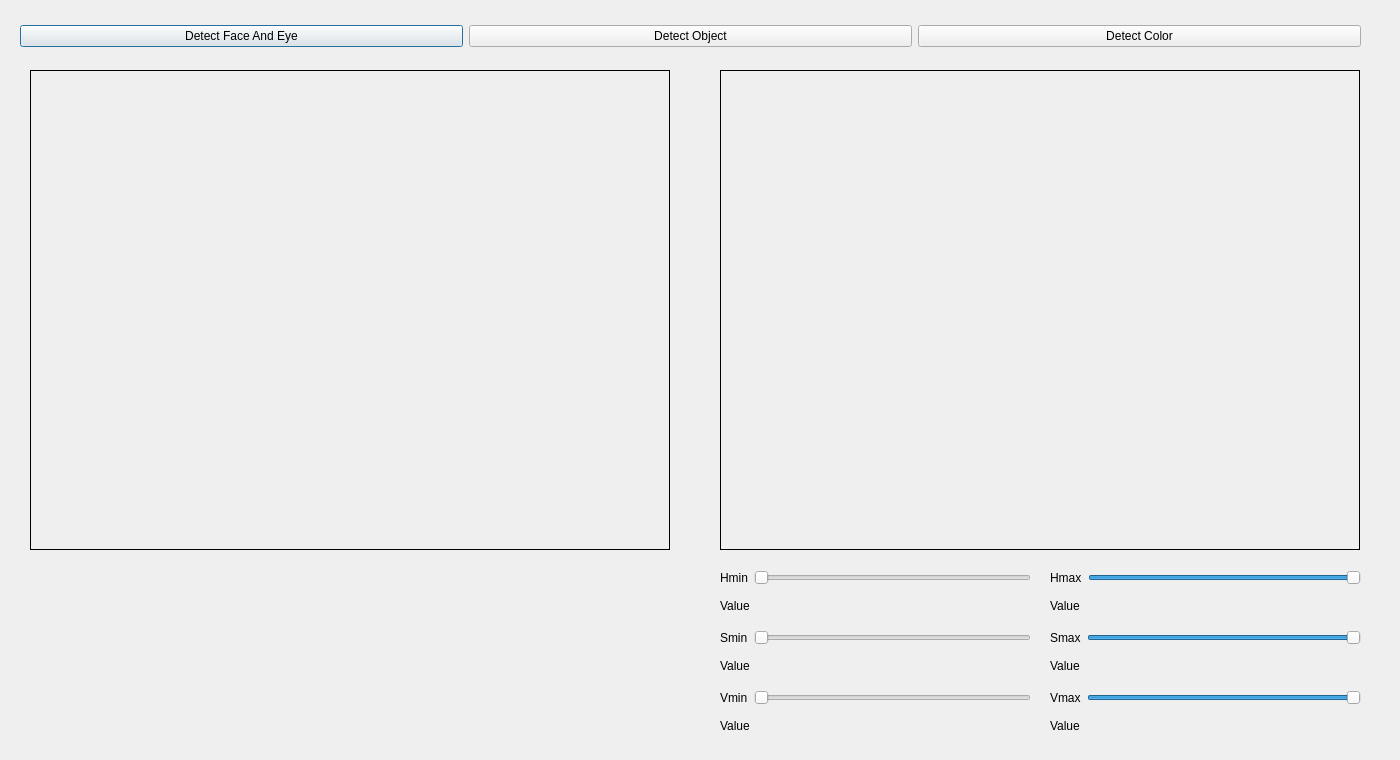
<?xml version="1.0" encoding="UTF-8"?>
<ui version="4.0">
 <class>sMax</class>
 <widget class="QDialog" name="sMax">
  <property name="geometry">
   <rect>
    <x>0</x>
    <y>0</y>
    <width>1400</width>
    <height>760</height>
   </rect>
  </property>
  <property name="windowTitle">
   <string>Dialog</string>
  </property>
  <widget class="QLabel" name="cameraLabel">
   <property name="geometry">
    <rect>
     <x>30</x>
     <y>70</y>
     <width>640</width>
     <height>480</height>
    </rect>
   </property>
   <property name="frameShape">
    <enum>QFrame::Box</enum>
   </property>
   <property name="text">
    <string/>
   </property>
  </widget>
  <widget class="QLabel" name="cameraColorLabel">
   <property name="geometry">
    <rect>
     <x>720</x>
     <y>70</y>
     <width>640</width>
     <height>480</height>
    </rect>
   </property>
   <property name="frameShape">
    <enum>QFrame::Box</enum>
   </property>
   <property name="text">
    <string/>
   </property>
  </widget>
  <widget class="QWidget" name="">
   <property name="geometry">
    <rect>
     <x>20</x>
     <y>20</y>
     <width>1341</width>
     <height>32</height>
    </rect>
   </property>
   <layout class="QHBoxLayout" name="horizontalLayout">
    <item>
     <widget class="QPushButton" name="faceDetectionButton">
      <property name="text">
       <string>Detect Face And Eye</string>
      </property>
     </widget>
    </item>
    <item>
     <widget class="QPushButton" name="objectDetectionButton">
      <property name="text">
       <string>Detect Object</string>
      </property>
     </widget>
    </item>
    <item>
     <widget class="QPushButton" name="colorDetectionButton">
      <property name="text">
       <string>Detect Color</string>
      </property>
     </widget>
    </item>
   </layout>
  </widget>
  <widget class="QWidget" name="">
   <property name="geometry">
    <rect>
     <x>720</x>
     <y>570</y>
     <width>311</width>
     <height>50</height>
    </rect>
   </property>
   <layout class="QVBoxLayout" name="verticalLayout">
    <item>
     <layout class="QHBoxLayout" name="horizontalLayout_2">
      <item>
       <widget class="QLabel" name="hMinLabel">
        <property name="text">
         <string>Hmin</string>
        </property>
       </widget>
      </item>
      <item>
       <widget class="QSlider" name="hMin">
        <property name="maximum">
         <number>179</number>
        </property>
        <property name="orientation">
         <enum>Qt::Horizontal</enum>
        </property>
       </widget>
      </item>
     </layout>
    </item>
    <item>
     <widget class="QLabel" name="valueHMinLabel">
      <property name="text">
       <string>Value</string>
      </property>
     </widget>
    </item>
   </layout>
  </widget>
  <widget class="QWidget" name="">
   <property name="geometry">
    <rect>
     <x>720</x>
     <y>630</y>
     <width>311</width>
     <height>50</height>
    </rect>
   </property>
   <layout class="QVBoxLayout" name="verticalLayout_2">
    <item>
     <layout class="QHBoxLayout" name="horizontalLayout_3">
      <item>
       <widget class="QLabel" name="sMinLabel">
        <property name="text">
         <string>Smin</string>
        </property>
       </widget>
      </item>
      <item>
       <widget class="QSlider" name="sMin">
        <property name="maximum">
         <number>255</number>
        </property>
        <property name="orientation">
         <enum>Qt::Horizontal</enum>
        </property>
       </widget>
      </item>
     </layout>
    </item>
    <item>
     <widget class="QLabel" name="valueSMinLabel">
      <property name="text">
       <string>Value</string>
      </property>
     </widget>
    </item>
   </layout>
  </widget>
  <widget class="QWidget" name="">
   <property name="geometry">
    <rect>
     <x>720</x>
     <y>690</y>
     <width>311</width>
     <height>50</height>
    </rect>
   </property>
   <layout class="QVBoxLayout" name="verticalLayout_3">
    <item>
     <layout class="QHBoxLayout" name="horizontalLayout_4">
      <item>
       <widget class="QLabel" name="vMinLabel">
        <property name="text">
         <string>Vmin</string>
        </property>
       </widget>
      </item>
      <item>
       <widget class="QSlider" name="vMin">
        <property name="maximum">
         <number>255</number>
        </property>
        <property name="orientation">
         <enum>Qt::Horizontal</enum>
        </property>
       </widget>
      </item>
     </layout>
    </item>
    <item>
     <widget class="QLabel" name="valueVMinLabel">
      <property name="text">
       <string>Value</string>
      </property>
     </widget>
    </item>
   </layout>
  </widget>
  <widget class="QWidget" name="">
   <property name="geometry">
    <rect>
     <x>1050</x>
     <y>570</y>
     <width>311</width>
     <height>50</height>
    </rect>
   </property>
   <layout class="QVBoxLayout" name="verticalLayout_4">
    <item>
     <layout class="QHBoxLayout" name="horizontalLayout_5">
      <item>
       <widget class="QLabel" name="hMaxLabel">
        <property name="text">
         <string>Hmax</string>
        </property>
       </widget>
      </item>
      <item>
       <widget class="QSlider" name="hMax">
        <property name="maximum">
         <number>179</number>
        </property>
        <property name="value">
         <number>179</number>
        </property>
        <property name="orientation">
         <enum>Qt::Horizontal</enum>
        </property>
       </widget>
      </item>
     </layout>
    </item>
    <item>
     <widget class="QLabel" name="valueHMaxLabel">
      <property name="text">
       <string>Value</string>
      </property>
     </widget>
    </item>
   </layout>
  </widget>
  <widget class="QWidget" name="">
   <property name="geometry">
    <rect>
     <x>1050</x>
     <y>630</y>
     <width>311</width>
     <height>50</height>
    </rect>
   </property>
   <layout class="QVBoxLayout" name="verticalLayout_5">
    <item>
     <layout class="QHBoxLayout" name="horizontalLayout_6">
      <item>
       <widget class="QLabel" name="sMaxLabel">
        <property name="text">
         <string>Smax</string>
        </property>
       </widget>
      </item>
      <item>
       <widget class="QSlider" name="sMax_2">
        <property name="maximum">
         <number>255</number>
        </property>
        <property name="value">
         <number>255</number>
        </property>
        <property name="orientation">
         <enum>Qt::Horizontal</enum>
        </property>
       </widget>
      </item>
     </layout>
    </item>
    <item>
     <widget class="QLabel" name="valueSMaxLabel">
      <property name="text">
       <string>Value</string>
      </property>
     </widget>
    </item>
   </layout>
  </widget>
  <widget class="QWidget" name="">
   <property name="geometry">
    <rect>
     <x>1050</x>
     <y>690</y>
     <width>311</width>
     <height>50</height>
    </rect>
   </property>
   <layout class="QVBoxLayout" name="verticalLayout_6">
    <item>
     <layout class="QHBoxLayout" name="horizontalLayout_7">
      <item>
       <widget class="QLabel" name="vMaxLabel">
        <property name="text">
         <string>Vmax</string>
        </property>
       </widget>
      </item>
      <item>
       <widget class="QSlider" name="vMax">
        <property name="maximum">
         <number>255</number>
        </property>
        <property name="value">
         <number>255</number>
        </property>
        <property name="orientation">
         <enum>Qt::Horizontal</enum>
        </property>
       </widget>
      </item>
     </layout>
    </item>
    <item>
     <widget class="QLabel" name="valueVMaxLabel">
      <property name="text">
       <string>Value</string>
      </property>
     </widget>
    </item>
   </layout>
  </widget>
 </widget>
 <resources/>
 <connections/>
</ui>
